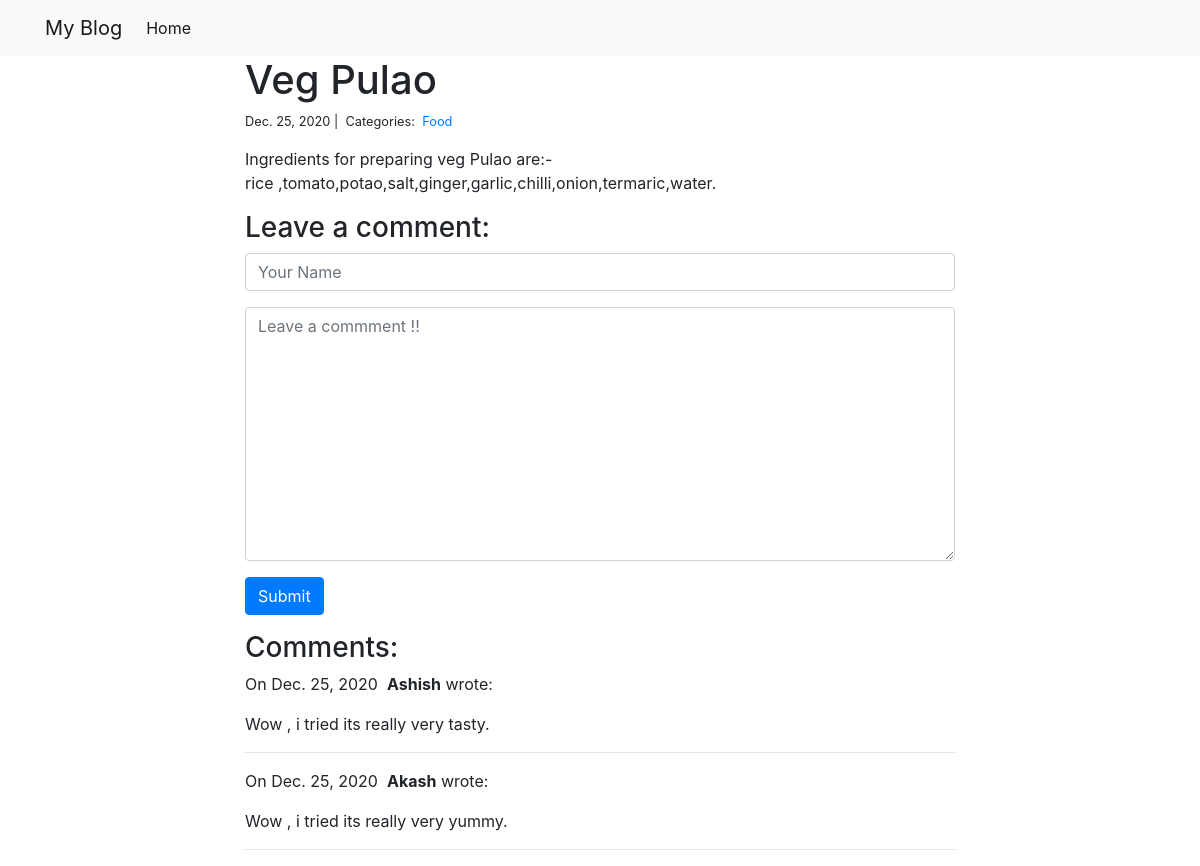
Page /blog/1/ on the committed database.
### blog/models.py (models this page shows)
class Post(models.Model):
    title=models.CharField(max_length=225)
    body=models.TextField()
    created_on=models.DateTimeField(auto_now_add=True)
    last_modified=models.DateTimeField(auto_now=True)
    categories=models.ManyToManyField('Category',related_name="posts")

class Category(models.Model):
    name=models.CharField(max_length=30)

class Comment(models.Model):
    author=models.CharField(max_length=50)
    body=models.TextField()
    created_on=models.DateTimeField(auto_now_add=True)
    post=models.ForeignKey("Post",on_delete=models.CASCADE)

### blog/views.py (the view, shortened to what this page needs)
# urls.py: path('<int:pk>/', views.blog_detail,name='blog_detail'),
def blog_detail(request,pk):
    post=Post.objects.get(pk=pk)
    form=CommentForm()
    comments=Comment.objects.filter(post=post)
    context={
        'post':post,
        'comments':comments,
        'form':form
    }
    return render(request,"blog_detail.html",context)

### blog/forms.py
class CommentForm(forms.Form):
    author=forms.CharField(max_length=60,widget=forms.TextInput(attrs={"class":"form-control","placeholder":"Your Name"}))
    body=forms.CharField(widget=forms.Textarea(attrs={"class":"form-control","placeholder":"Leave a commment !!"}))

### templates/blog_detail.html (shortened to what this page needs)
{% extends "base.html" %}
{% block page_content %}
<div class="col-md-8 offset-md-2">
    <h1>{{ post.title }}</h1>
    <small>
        {{ post.created_on.date }} |&nbsp;
        Categories:&nbsp;
        {% for category in post.categories.all %}
        <a href="{% url 'blog_category' category.name %}">
            {{ category.name }}
        </a>&nbsp;
        {% endfor %}
    </small>
    <p>{{ post.body | linebreaks }}</p>
    <h3>Leave a comment:</h3>
    <form action="/blog/{{ post.pk }}/" method="post">
        <div class="form-group">
            {{ form.author }}
        </div>
        <div class="form-group">
            {{ form.body }}
        </div>
        <button type="submit" class="btn btn-primary">Submit</button>
    </form>
    <h3>Comments:</h3>
    {% for comment in comments %}
    <p>
        On {{comment.created_on.date }}&nbsp;
        <b>{{ comment.author }}</b> wrote:
    </p>
    <p>{{ comment.body }}</p>
    <hr>
    {% endfor %}
</div>
{% endblock %}

### templates/base.html (shortened to what this page needs)
<link rel="stylesheet" href="https://stackpath.bootstrapcdn.com/bootstrap/4.1.3/css/bootstrap.min.css">
<nav class="navbar navbar-expand-lg navbar-light bg-light">
    <div class="container">
        <a class="navbar-brand" href="{% url 'blog_index' %}">My Blog</a>
        <div class="collapse navbar-collapse" id="navbarSupportedContent">
          <ul class="navbar-nav mr-auto">
            <li class="nav-item active">
              <a class="nav-link" href="{% url 'blog_index' %}">Home</a>
            </li>
          </ul>
        </div>
    </div>
</nav>
<div class="container">
    {% block page_content %}{% endblock %}
</div>

### rows in the picture
Post: title "Veg Pulao", created_on "Dec. 25, 2020", body "Ingredients for preparing veg Pulao are:- rice ,tomato,potao,salt,ginger,garlic,chilli,onion,termaric,water."
Category: name "Food"
Comment: created_on "Dec. 25, 2020", author "Ashish", body "Wow , i tried its really very tasty."
Comment: created_on "Dec. 25, 2020", author "Akash", body "Wow , i tried its really very yummy."
